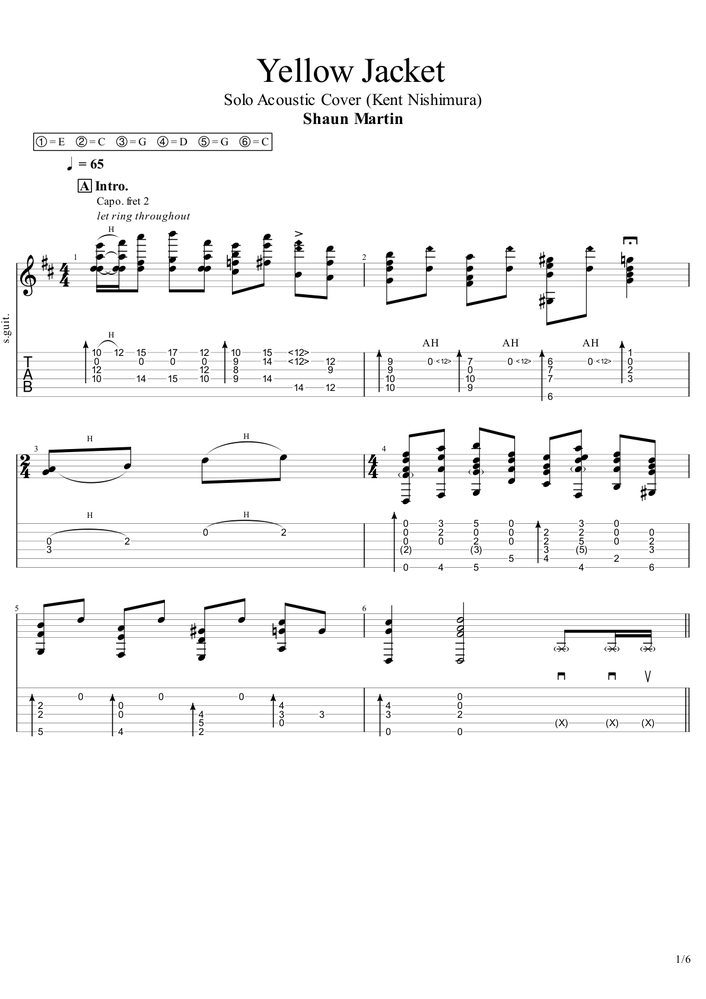
#> input picture real_training_data/images/page_1.png, 706 x 999 px, shrunk from 1190 x 1684 before the run
$ python horizontal_projection.py ../../../real_training_data/images/page_1.png
#> lines starting #> are read from the running program, lines starting #| are printed output that depends on the picture; after the words box and inside, x2 and y2 are one past the last pixel; in counts of white or black regions, pixels touching at a corner belong together
"""
Horizontal Projection - Accurate TAB 6-Line Detection

This is the correct approach for TAB staff line detection.
Instead of finding "line-like things" (Hough), we sum pixel values
per row to find the 6 equally-spaced peaks.

Algorithm:
1. Convert to binary (black = 1, white = 0)
2. Sum each row (horizontal projection profile)
3. Find peaks in the profile
4. Look for groups of 6 equally-spaced peaks
5. Return the Y coordinates of the 6 lines

This is robust because:
- TAB lines span most of the image width → strong peaks
- 6 lines are equally spaced → easy to identify
- Noise/other lines don't have this pattern
"""

from dataclasses import dataclass
from typing import List, Tuple, Optional
import numpy as np

try:
    import cv2
except ImportError:
    cv2 = None


@dataclass
class TabStaffSystem:
    """A TAB staff system with 6 lines"""
    line_y_positions: List[float]  # Y coordinates of 6 lines
    line_spacing: float  # Average spacing between lines
    y_start: float  # Top of system
    y_end: float  # Bottom of system
    confidence: float  # Detection confidence

    # [25 lines left out: function get_string_for_y, not called in this run]


class HorizontalProjection:
    """
    Detect TAB staff lines using horizontal projection profile.

    This is the correct OMR technique for staff line detection.
    """

    def __init__(self,
                 min_line_width_ratio: float = 0.3,
                 peak_threshold_ratio: float = 0.5,
                 spacing_tolerance: float = 0.2,
                 min_system_gap: int = 50):
        """
        Args:
            min_line_width_ratio: Minimum line width as ratio of image width
            peak_threshold_ratio: Peak detection threshold as ratio of max peak
            spacing_tolerance: Tolerance for equal spacing check (0.2 = 20%)
            min_system_gap: Minimum Y gap between TAB systems
        """
        self.min_line_width_ratio = min_line_width_ratio
        self.peak_threshold_ratio = peak_threshold_ratio
        self.spacing_tolerance = spacing_tolerance
        self.min_system_gap = min_system_gap

        if cv2 is None:
            raise ImportError("OpenCV required: pip install opencv-python")

    def detect(self, image: np.ndarray) -> List[TabStaffSystem]:
        """
        Detect all TAB staff systems in the image.

        Args:
            image: Input image (BGR or grayscale)

        Returns:
            List of TabStaffSystem objects
        """
        # Step 1: Convert to grayscale and binary
        if len(image.shape) == 3:
            gray = cv2.cvtColor(image, cv2.COLOR_BGR2GRAY)
        else:
            gray = image.copy()

        _, binary = cv2.threshold(gray, 200, 255, cv2.THRESH_BINARY_INV)

        height, width = binary.shape

        # Step 2: Compute horizontal projection profile
        # Sum of black pixels (value 255 in binary_inv) per row
        h_profile = np.sum(binary, axis=1) / 255  # Normalize to pixel count

        # Step 3: Find peaks (rows with many black pixels = lines)
        min_peak_value = width * self.min_line_width_ratio
        peaks = self._find_peaks(h_profile, min_peak_value)

        print(f"Found {len(peaks)} potential line peaks")

        # Step 4: Group peaks into systems of 6
        systems = self._group_into_systems(peaks, h_profile)

        return systems

    def _find_peaks(self, profile: np.ndarray, threshold: float) -> List[int]:
        """Find peak positions in the projection profile"""
        peaks = []

        # Simple peak detection: local maxima above threshold
        for i in range(1, len(profile) - 1):
            if profile[i] >= threshold:
                # Check if local maximum
                if profile[i] >= profile[i-1] and profile[i] >= profile[i+1]:
                    # Avoid duplicates (merge nearby peaks)
                    if not peaks or i - peaks[-1] > 3:
                        peaks.append(i)

        return peaks

    def _group_into_systems(self,
                            peaks: List[int],
                            profile: np.ndarray) -> List[TabStaffSystem]:
        """Group peaks into systems of 6 equally-spaced lines"""
        systems = []
        used_peaks = set()

        # First pass: Try exact 6-peak systems
        for start_idx in range(len(peaks)):
            if peaks[start_idx] in used_peaks:
                continue

            system = self._try_build_system(peaks, start_idx, used_peaks)

            if system:
                systems.append(system)
                for y in system.line_y_positions:
                    used_peaks.add(int(y))

        # Second pass: Try systems with interpolation (for missing lines)
        for start_idx in range(len(peaks)):
            if peaks[start_idx] in used_peaks:
                continue

            system = self._try_build_system_with_interpolation(peaks, start_idx, used_peaks)

            if system:
                systems.append(system)
                for y in system.line_y_positions:
                    used_peaks.add(int(y))

        return systems

    def _try_build_system(self,
                          peaks: List[int],
                          start_idx: int,
                          used_peaks: set) -> Optional[TabStaffSystem]:
        """Try to build a 6-line system starting from given peak"""
        if start_idx + 5 >= len(peaks):
            return None

        # Get 6 consecutive peaks
        candidate_peaks = peaks[start_idx:start_idx + 6]

        # Check if any are already used
        if any(p in used_peaks for p in candidate_peaks):
            return None

        # Calculate spacings
        spacings = [candidate_peaks[i+1] - candidate_peaks[i] for i in range(5)]
        avg_spacing = sum(spacings) / 5

        if avg_spacing < 5:  # Too close together
            return None

        # Check if spacings are equal (within tolerance)
        for spacing in spacings:
            if abs(spacing - avg_spacing) / avg_spacing > self.spacing_tolerance:
                return None

        # Valid system found!
        confidence = 1.0 - (max(abs(s - avg_spacing) for s in spacings) / avg_spacing)

        return TabStaffSystem(
            line_y_positions=[float(p) for p in candidate_peaks],
            line_spacing=avg_spacing,
            y_start=candidate_peaks[0] - avg_spacing / 2,
            y_end=candidate_peaks[5] + avg_spacing / 2,
            confidence=confidence
        )

    def _try_build_system_with_interpolation(self,
                                              peaks: List[int],
                                              start_idx: int,
                                              used_peaks: set) -> Optional[TabStaffSystem]:
        """
        Try to build a 6-line system, allowing for 1 missing line.

        If we find 5 peaks with one gap that's ~2x the normal spacing,
        we interpolate the missing line.
        """
        if start_idx + 4 >= len(peaks):
            return None

        # Try with 5 peaks (one might be missing)
        for num_peaks in [6, 5]:
            if start_idx + num_peaks - 1 >= len(peaks):
                continue

            candidate_peaks = peaks[start_idx:start_idx + num_peaks]

            if any(p in used_peaks for p in candidate_peaks):
                continue

            spacings = [candidate_peaks[i+1] - candidate_peaks[i] for i in range(len(candidate_peaks)-1)]

            if num_peaks == 5:
                # Check if one spacing is ~2x others (missing line)
                sorted_spacings = sorted(spacings)
                normal_spacing = sum(sorted_spacings[:3]) / 3  # Average of 3 smallest

                if normal_spacing < 5:
                    continue

                # Find the gap
                gap_idx = None
                for i, s in enumerate(spacings):
                    if 1.7 < s / normal_spacing < 2.3:  # ~2x normal
                        gap_idx = i
                        break

                if gap_idx is not None:
                    # Interpolate the missing line
                    interpolated_y = (candidate_peaks[gap_idx] + candidate_peaks[gap_idx + 1]) / 2

                    # Insert into candidates
                    full_peaks = list(candidate_peaks)
                    full_peaks.insert(gap_idx + 1, int(interpolated_y))

                    # Recalculate spacings
                    new_spacings = [full_peaks[i+1] - full_peaks[i] for i in range(5)]
                    avg_spacing = sum(new_spacings) / 5

                    variance = max(abs(s - avg_spacing) / avg_spacing for s in new_spacings)
                    if variance < self.spacing_tolerance:
                        confidence = 0.8 * (1.0 - variance)  # Lower confidence for interpolated

                        return TabStaffSystem(
                            line_y_positions=[float(p) for p in full_peaks],
                            line_spacing=avg_spacing,
                            y_start=full_peaks[0] - avg_spacing / 2,
                            y_end=full_peaks[5] + avg_spacing / 2,
                            confidence=confidence
                        )

        return None

    # [6 lines left out: function detect_file, not called in this run]

    def visualize(self, image: np.ndarray, systems: List[TabStaffSystem]) -> np.ndarray:
        """Draw detected lines on image for verification"""
        result = image.copy()
        if len(result.shape) == 2:
            result = cv2.cvtColor(result, cv2.COLOR_GRAY2BGR)

        height, width = result.shape[:2]

        colors = [
            (0, 0, 255),    # Red - String 1
            (0, 128, 255),  # Orange - String 2
            (0, 255, 255),  # Yellow - String 3
            (0, 255, 0),    # Green - String 4
            (255, 255, 0),  # Cyan - String 5
            (255, 0, 0),    # Blue - String 6
        ]

        for system in systems:
            for i, y in enumerate(system.line_y_positions):
                color = colors[i % 6]
                y_int = int(y)
                cv2.line(result, (0, y_int), (width, y_int), color, 2)
                cv2.putText(result, f"S{i+1}", (10, y_int - 5),
                           cv2.FONT_HERSHEY_SIMPLEX, 0.5, color, 2)

        return result

    def get_profile_visualization(self, image: np.ndarray) -> np.ndarray:
        """Create visualization of the horizontal projection profile"""
        if len(image.shape) == 3:
            gray = cv2.cvtColor(image, cv2.COLOR_BGR2GRAY)
        else:
            gray = image.copy()

        _, binary = cv2.threshold(gray, 200, 255, cv2.THRESH_BINARY_INV)

        height, width = binary.shape

        # Compute profile
        h_profile = np.sum(binary, axis=1) / 255

        # Normalize to fit in visualization
        max_val = max(h_profile)
        if max_val > 0:
            h_profile_norm = (h_profile / max_val * 200).astype(np.int32)
        else:
            h_profile_norm = h_profile.astype(np.int32)

        # Create visualization
        viz_width = 250
        viz = np.ones((height, viz_width, 3), dtype=np.uint8) * 255

        # Draw profile as horizontal bars
        for y in range(height):
            bar_width = h_profile_norm[y]
            cv2.line(viz, (0, y), (bar_width, y), (100, 100, 100), 1)

        # Draw threshold line
        threshold = int(width * self.min_line_width_ratio / max_val * 200)
        cv2.line(viz, (threshold, 0), (threshold, height), (0, 0, 255), 1)

        return viz


# CLI for testing
if __name__ == '__main__':
    import sys

    if len(sys.argv) < 2:
        print("Usage: python horizontal_projection.py <image_path>")
        sys.exit(1)

    path = sys.argv[1]
    print(f"Detecting TAB lines: {path}")
    print("=" * 60)

    detector = HorizontalProjection()
    image = cv2.imread(path)
#> image is the input picture: shape (999, 706, 3); min 0, max 255, mean 246.8

    systems = detector.detect(image)
#> in detect, `_, binary = cv2.threshold(gray, 200, 255, cv2.THRESH_BINARY_INV)`:
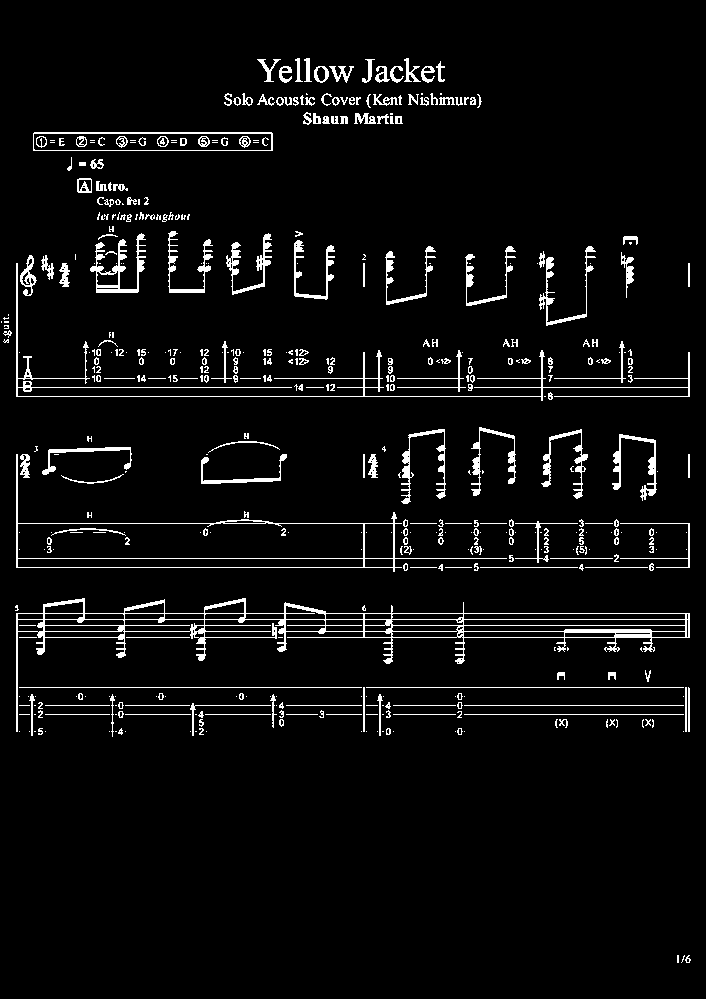
#> binary: shape (999, 706); 4.7% white in thin lines or dots, all inside (x1, y1, x2, y2) = (1, 58, 691, 963)
#> in detect, `h_profile = np.sum(binary, axis=1) / 255`: h_profile = 999 values, max 673 at index 619, min 0 at index 0, mean 33.51
#> after the loop in _find_peaks, `for i in range(1, len(profile) - 1):`: peaks = [133, 150, 378, 387, 396, 523, 558, 567, 613, 619, 625, 631, 637, 687, 705, 714]
#| Found 16 potential line peaks
#> the loop in _group_into_systems, `for start_idx in range(len(peaks)):` made 16 passes
#> after the loop in _group_into_systems, `for start_idx in range(len(peaks)):`: systems = []; used_peaks = 0 items
#> the loop in _group_into_systems, `for start_idx in range(len(peaks)):` made 16 passes
#> in detect, `systems = self._group_into_systems(peaks, h_profile)`: systems = []
#> systems = []

    print(f"\nFound {len(systems)} TAB systems")
#| Found 0 TAB systems

    for i, system in enumerate(systems):
        print(f"\nSystem {i+1}:")
        print(f"  Confidence: {system.confidence:.1%}")
        print(f"  Line spacing: {system.line_spacing:.1f}px")
        print(f"  Y range: {system.y_start:.0f} - {system.y_end:.0f}")
        print(f"  Line Y positions:")
        for j, y in enumerate(system.line_y_positions):
            print(f"    String {j+1}: Y = {y:.0f}")
#> this loop made 0 passes

    # Save visualization
    viz = detector.visualize(image, systems)
    profile_viz = detector.get_profile_visualization(image)
#> in get_profile_visualization, `max_val = max(h_profile)`: max_val = 673
#> in get_profile_visualization, `h_profile_norm = (h_profile / max_val * 200).astype(np.int32)`: h_profile_norm = 999 values, max 200 at index 619, min 0 at index 0, mean 9.66
#> the loop in get_profile_visualization, `for y in range(height):` made 999 passes
#> bar_width on passes 1 to 3: 0, 0, 0
#> after the loop in get_profile_visualization, `for y in range(height):`:
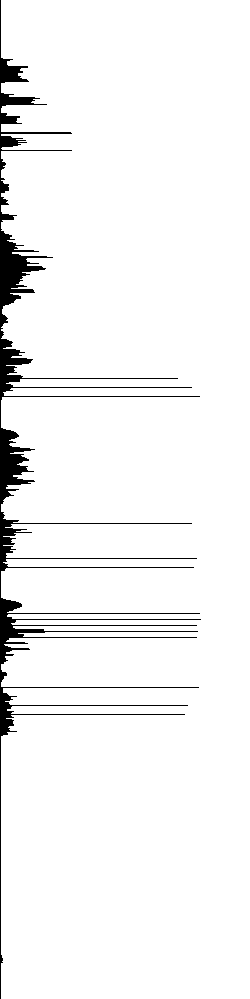
#> viz: shape (999, 250, 3); values 100 (black) and 255 (white), 95.7% white; 1 black region, box (x1, y1, x2, y2) and area: (0, 0, 201, 999) 10647
#> in get_profile_visualization, `threshold = int(width * self.min_line_width_ratio / max_val * 200)`: threshold = 62
#> in get_profile_visualization, `cv2.line(viz, (threshold, 0), (threshold, height), (0, 0, 255), 1)`:
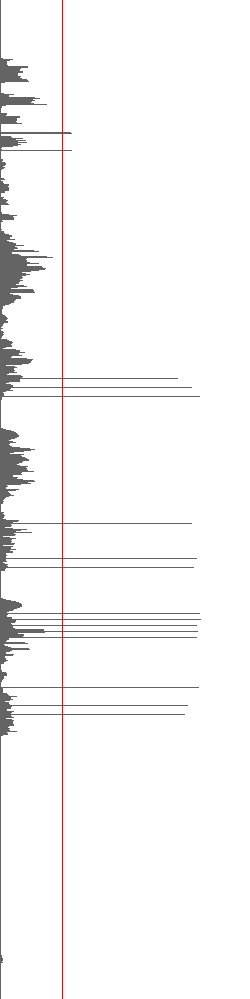
#> viz: shape (999, 250, 3); 0.4% of pixels changed, all inside (x1, y1, x2, y2) = (62, 0, 63, 999); drawn as B, G, R

    # Combine original + profile
    combined = np.hstack([viz, profile_viz])
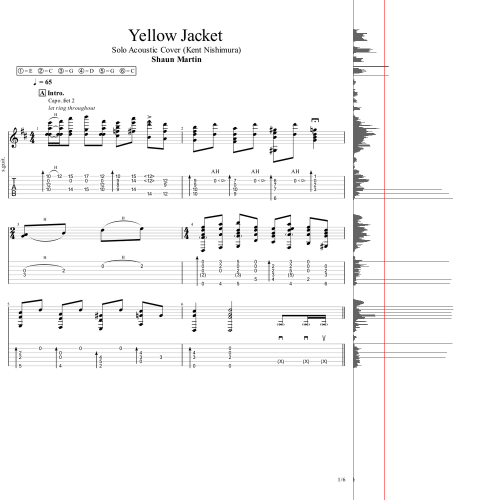
#> combined: shape (999, 956, 3) (shown at 1/2 size); mean B, G, R 247, 247, 247.2

    output_path = path.replace('.png', '_lines_detected.png')
    cv2.imwrite(output_path, combined)
    print(f"\nVisualization saved: {output_path}")
